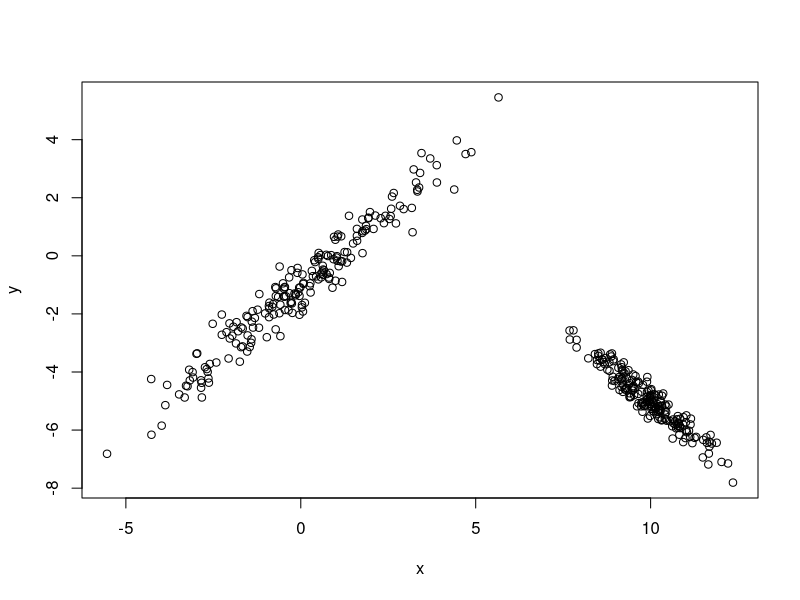

The R script that drew this image: (Note: this script raises an error after producing the figure.)
############################################
# Mixture of linear experts #######################

library(mixtools)
library(boot)
library(MASS)

############################################

softmax = function(k = 2, x, alpha){
	## exp(x)/sum_k=1^K exp(x) ##

	X = cbind(1,x)
	tmp = exp(X %*% alpha)
	denominator = apply(tmp, 1, sum)

	result = tmp
	for(j in 1 : k){
		result[,j] = tmp[,j]/denominator
	}
	return(result)
}


IRLS = function(k = 2, x, alpha = NULL, z = NULL, exit = NULL){
	## Iteratively reweighted least squares estimation (IRLS) ###
    ## alpha_new = alpha - (X^T W_j X)^-1 X^T (Z_j - B_j) ###
	X = cbind(1,x)
	p = ncol(as.matrix(x))
	n = nrow(as.matrix(x))

	B = softmax(k, x, alpha)

	first_derivative = alpha
	for(j in 1 : (k-1) ){
		first_derivative[,j] = t(X) %*% (z[,j] - B[,j])
	}

	w = matrix(0, nrow = n, ncol = k)
	tmp = exp(X %*% alpha)
	denominator = apply(tmp, 1, sum)^2

	alpha_new = alpha 
	for(j in 1: (k-1) ){
		if(k > 2){
			w[,j]= - tmp[,j] * apply(tmp[,-j], 1, sum)/denominator
		}else{
			w[,j]= - tmp[,j] /denominator
		}
		if(sum(is.nan(w[,j])) > 0){
			cat("Warnings! We guess there are too many experts", "\n")
			exit <<- exit + 1 
			return(alpha_new)
			break
		}
		if(min(svd(t(X) %*% diag(w[,j]) %*% X)$d) > 0.1){
			alpha_new[,j] = alpha[,j] - solve(t(X) %*% diag(w[,j]) %*% X) %*% first_derivative[,j]
		}else{
			alpha_new[,j] = alpha[,j] - ginv(t(X) %*% diag(w[,j]) %*% X) %*% first_derivative[,j]
		}
	}

	return(alpha_new)
}


MoE = function(k = 2, y, x, eps = 10^-5, maxit = 500){
	### main function ###

	X = cbind(1,x)
	p = ncol(as.matrix(x))
	n = nrow(as.matrix(x))
	alpha = matrix(0, ncol = k , nrow = p+1 )
	iteration = 0
	exit = 0

	### initial ###
	if(k != 1){
		### finite mixture of regressions ###
		int = regmixEM2(y = y, x = x, k = k, epsilon = eps)
  		beta = int$beta	# expert network
 	   sigma = int$sigma # expert network

		z = int$posterior # latent variable

		for(i in 1 : 10){
			alpha = IRLS(k, x, alpha, z, exit)
		}

   prop = softmax(k, x, alpha)
   xbeta <- X %*% beta
   res <- (y - xbeta)^2

   comp <- t(t(prop) / sqrt(2*pi*sigma^2) * t(exp(-t(t(res)/(2 * sigma^2)))))
	obslik <- sum(log(apply(comp, 1, sum)))

	diff = 10000
	
	lik_record = obslik

	### EM algorithm ###
	while(diff > eps && iteration < maxit){
		exit = 0

		### E-step ###
		z = comp/ apply(comp,1,sum)

		### M-step ###

 	   lm_out = lapply(1:k, function(i) lm(y ~ x, weights = z[, i]))
		
		beta_new = sapply(lm_out, coef)
		xbeta_new = X %*% beta_new
	    res_new = (y - xbeta_new)^2
        sigma_new = sqrt(sapply(1:k, function(i) sum(z[, i] * (res_new[,i]))/sum(z[, i])))
		for(i in 1 : 10){
			alpha_new = IRLS(k, x, alpha, z, exit)
			alpha = alpha_new
		}

		if(exit == 10){
			cat("Warnings! We recommend fewer experts than the number you specified.", "\n")
			diff = Inf
			lik_record = -Inf
			break			
		}

		### diff = newlik - obslik ###
		prop_new = softmax(k, x, alpha_new)
	    comp_new <- t(t(prop_new) / sqrt(2*pi*sigma_new^2) * t(exp(-t(t(res_new)/(2 * sigma_new^2)))))
 	    newlik = sum(log(apply(comp_new, 1, sum)))
	 
		diff  = newlik - obslik
        obslik = newlik
		lik_record = append(lik_record, obslik)

		iteration = iteration + 1
		cat("iteration=", iteration, "diff=", diff, "log-likelihood", 
                  obslik, "\n")

		if(diff < 0 | is.nan(diff) == TRUE | is.na(diff) == TRUE){
			cat("Warnings! We recommend fewer experts than the number you specified.", "\n")
			diff = Inf
			lik_record = -Inf
			break		
		}

		comp = comp_new
		beta = beta_new
		sigma = sigma_new
		alpha = alpha_new


	}
	}else{
		### just linear regression ###
		iteration = iteration + 1
		beta = solve(t(X) %*% X) %*% t(X) %*% y
		xbeta = X %*% beta
		res = X %*% beta
		sigma = t(res) %*% (res) / n
	   comp <- dnorm(res, mean = xbeta, sd = sigma)
  		lik_record <- sum(log(comp))
 		z = matrix(1, nrow = n, ncol = 1)
	}


	## Output ##
	cat("number of iterations=", iteration, "\n")

	BIC = -2 * lik_record[length(lik_record)] + ((p+1) * (2*k-1) + k ) * log(n)
	ICL = BIC - sum(apply(z * log(z+10^-10), 2, sum))

	cluster = apply(z, 1, which.max)


   results = list(posterior = z, beta = beta, sigma = sigma, alpha = alpha, 
        				BIC = BIC, ICL = ICL, cluster = cluster, all.loglik = lik_record)	

	#plot(lik_record, type = "l")

	return(results)	

}

MoE_iter = function(iter = 10, k = 2, y, x, eps = 10^-5){
	## find the best MoPLE with the highest likelihood ##
	candidate = list() # MoE
	loglik = NULL
	for(j in 1 : iter){
		candidate[[j]] = MoE(k = k, y, x, eps = eps)
		loglik = append(loglik, candidate[[j]]$all.loglik[length(candidate[[j]]$all.loglik)])

		cat("number of iterations=", j, "\n")
	}
	return(candidate[[which.max(loglik)]])
}


MoE_best = function(iter = 10, range = 1:5, y, x, eps = 10^-5){
	## Find the best number of experts ##
	candidate = list()
	BIC = NULL
	ICL = NULL
	for(j in range){
		cat("number of compoents=", j, "\n")
		candidate[[j]] = MoE_iter(iter = iter, k = j, y, x, eps)
		BIC = append(BIC, candidate[[j]]$BIC)
		ICL = append(ICL, candidate[[j]]$ICL)
	}
	best_BIC = which.min(BIC)
	best_ICL = which.min(ICL)
	
	result = list()
	result[[1]] = list("Best based on BIC" = best_BIC, "Best based on ICL" = best_ICL)
	result[[2]] = candidate[[best_BIC]]
	result[[3]] = candidate[[best_ICL]]
	names(result) = c("# of experts", "Based on BIC", "Based on ICL")

	return(result)
}

MoE_prediction = function(model, x){
	### Prediction using MoE ###
	X = cbind(1,x)
	beta = model$beta 
	alpha = model$alpha

	experts = X %*% beta
	gating = softmax(k = ncol(beta), x, alpha)

	y_hat = apply(gating * experts, 1, sum)
	return(y_hat)
}

###########################################################
############# Examples ####################################
###########################################################
### simulation ### 
# Generation
set.seed(530)
eps1 = rnorm(200, 0, 0.5)
eps2 = rnorm(200, 0, 0.3)

x1 = rnorm(200, mean = 0, sd = 2)  ; x2 = rnorm(200, mean = 10, sd = 1)
y1 = cbind(1, x1) %*% c(-1,1) + eps1; y2 = cbind(1, x2) %*% c(5,-1)+ eps2
x = c(x1, x2); y = c(y1, y2)

plot(y ~ x)

# fitting
set.seed(530)
model = MoE_best(iter = 10, range = 1:3, y, x)
model[[1]]
model[[2]]
model[[3]]

# prediction
y_hat = MoE_prediction(model[[3]], x)

# result
plot(y ~ x, col = model[[3]]$cluster, pch = model[[3]]$cluster, cex = 1.5)
prediction = cbind(x,y_hat)
prediction = prediction[order(x),]

mat = cbind(x, cbind(1,x) %*% model[[3]]$beta)
lines(mat[order(x),c(1,2)], col = "black", lwd = 3 )
lines(mat[order(x),c(1,3)], col = "red", lwd = 3)

lines(prediction, col = "blue", lwd = 1, type = "p")

### Real dataset ###
data(NOdata)
attach(NOdata)
y = Equivalence
x = NO

# fitting
set.seed(530)
model = MoE_best(iter = 10, range = 1:3, y, x)
model[[1]]

# prediction
y_hat = MoE_prediction(model[[3]], x)

# result
plot(y ~ x, col = model[[3]]$cluster, pch = model[[3]]$cluster, cex = 1.5)
prediction = cbind(x,y_hat)
prediction = prediction[order(x),]

mat = cbind(x, cbind(1,x) %*% model[[3]]$beta)
lines(mat[order(x),c(1,2)], col = "black", lwd = 2)
lines(mat[order(x),c(1,3)], col = "red", lwd = 2)

lines(prediction, col = "blue", lwd = 1, type = "p")

#####################################################
